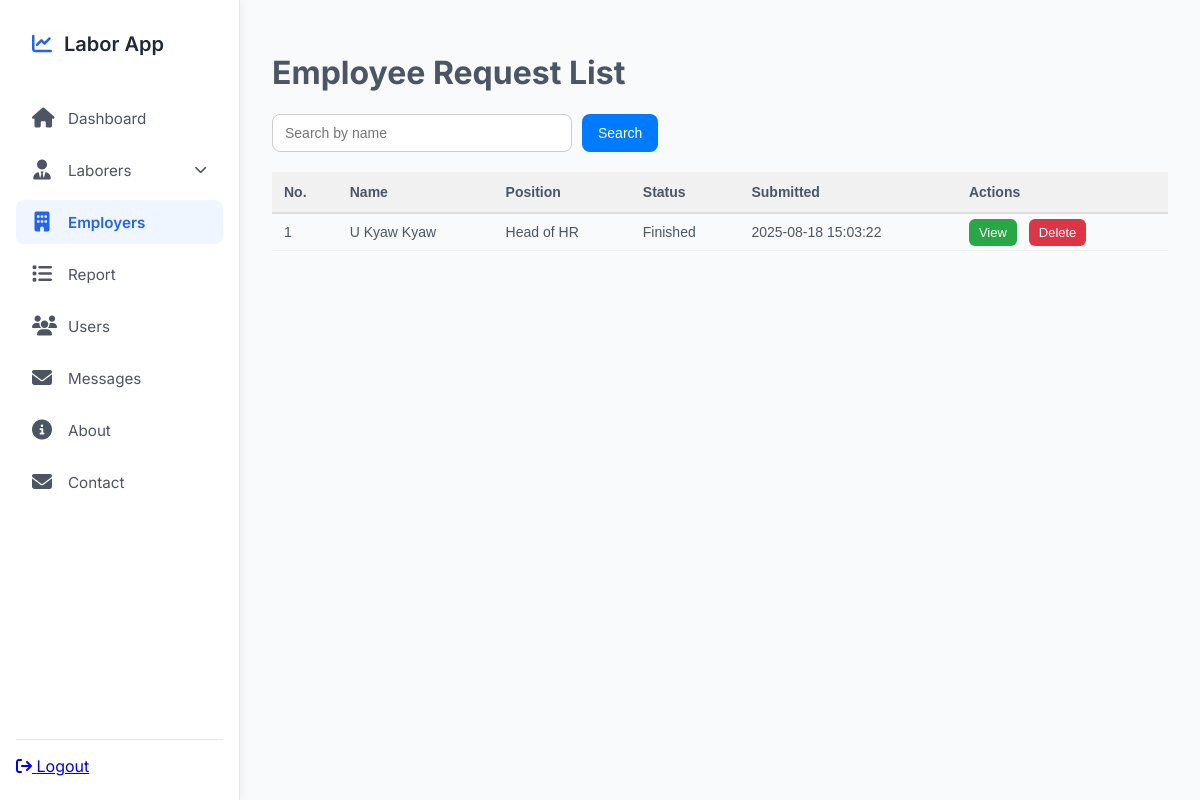
Page /admin?vr=employer (signed in) on the committed database.
### tables this page shows
CREATE TABLE `employee_req_form` (
  `id` int(11) NOT NULL,
  `user_id` int(11) NOT NULL,
  `serial_number` varchar(20) NOT NULL,
  `name` varchar(255) NOT NULL,
  `position` varchar(255) NOT NULL,
  `department_address` text DEFAULT NULL,
  `phone` varchar(20) DEFAULT NULL,
  `report_receiver_name` varchar(200) DEFAULT NULL,
  `report_receiver_position` varchar(200) NOT NULL,
  `report_receiver_address` text NOT NULL,
  `report_receiver_time` datetime NOT NULL,
  `occupation` longtext NOT NULL CHECK (json_valid(`occupation`)),
  `department_confirm_sign` longtext DEFAULT NULL,
  `department_confirm_stamp` longtext DEFAULT NULL,
  `status` enum('Pending','Department Approvel','Rejected','Finished','Confirmed') NOT NULL DEFAULT 'Pending',
  `is_resubmit` tinyint(1) NOT NULL DEFAULT 0,
  `submitted_at` timestamp NOT NULL DEFAULT current_timestamp()
);

### admin/views/employer/EmployeeReqForm.php (called while the page is built, shortened)
<?php
class EmployeeReqForm extends Connection
{
    public function readAll()
    {
        $query = parent::$connection->query("SELECT * FROM employee_req_form ORDER BY id DESC");
        return $query->fetch_all(MYSQLI_ASSOC);
    }
}

### admin/views/employer/index.php (the view, shortened to what this page needs)
<?php
require_once __DIR__ . '/EmployeeReqForm.php';
$reqModel = new EmployeeReqForm();
?>
<h1>Employee Request List</h1>
<div class="search-form">
    <form action="" method="GET">
        <input type="text" name="s" placeholder="Search by name"
            value="<?= isset($_GET['s']) ? htmlspecialchars($_GET['s']) : '' ?>" />
        <button type="submit">Search</button>
    </form>
</div>
<table>
    <thead>
        <tr>
            <th>No.</th>
            <th>Name</th>
            <th>Position</th>
            <th>Status</th>
            <th>Submitted</th>
            <th>Actions</th>
        </tr>
    </thead>
    <tbody>
        <?php
        $no = 0;
        foreach ($reqModel->readAll() as $req):
            $no += 1;
            ?>
            <tr>
                <td><?= $no ?></td>
                <td><?= htmlspecialchars($req['name']) ?></td>
                <td><?= htmlspecialchars($req['position']) ?></td>
                <td><?= htmlspecialchars($req['status']) ?></td>
                <td><?= htmlspecialchars($req['submitted_at']) ?></td>
                <td class="actions">
                    <a href="?vr=employer&fid=<?= $req['id'] ?>">View</a>
                    <a href="actions/delete_req_form.php?id=<?= $req['id'] ?>"
                        onclick="return confirm('Are you sure you want to delete this labor?')">Delete</a>
                </td>
            </tr>
        <?php endforeach; ?>
    </tbody>
</table>

### admin/partials/start.php (style rules this page uses)
:root { --bg-color: #f8fafc; --sidebar-bg: #ffffff; --primary-color: #2563eb; --primary-light: #eff6ff; --text-color: #4b5563; --text-hover: #1d4ed8; --border-color: #e5e7eb; --shadow-color: rgba(0, 0, 0, 0.05); --border-radius: 8px; }
* { box-sizing: border-box; }
body { margin: 0; font-family: 'Inter', system-ui, -apple-system, BlinkMacSystemFont, 'Segoe UI', Roboto, Helvetica, Arial, sans-serif, 'Apple Color Emoji', 'Segoe UI Emoji'; background-color: var(--bg-color); color: var(--text-color); display: flex; min-height: 100vh; overflow: hidden; }

### admin/views/employer/index.php (style rules this page uses)
.search-form { margin: 20px 0; display: flex; justify-content: flex-start; }
.search-form form { display: flex; gap: 10px; }
.search-form input[type="text"] { padding: 10px 12px; border: 1px solid #ccc; border-radius: 8px; font-size: 14px; width: 300px; }
.search-form button { background-color: #007BFF; color: white; border: none; padding: 10px 16px; border-radius: 8px; font-size: 14px; cursor: pointer; transition: background-color 0.3s ease; }
table { width: 100%; border-collapse: collapse; margin-top: 10px; font-family: Arial, sans-serif; font-size: 14px; }
thead { background-color: #f1f1f1; }
thead th { text-align: left; padding: 12px; border-bottom: 2px solid #ddd; }
tbody td { padding: 10px 12px; border-bottom: 1px solid #eee; vertical-align: middle; }
.actions a { margin-right: 8px; text-decoration: none; padding: 6px 10px; border-radius: 6px; font-size: 13px; transition: background 0.2s; }
.actions a:first-child { background-color: #28a745; color: #fff; }
.actions a:last-child { background-color: #dc3545; color: #fff; }

### rows in the picture
employee_req_form: name "U Kyaw Kyaw", position "Head of HR", status "Finished", submitted_at "2025-08-18 15:03:22"
